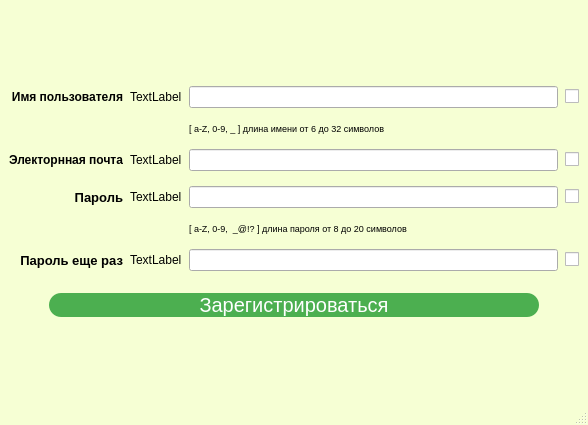
<?xml version="1.0" encoding="UTF-8"?>
<ui version="4.0">
 <class>RegistrationWindow</class>
 <widget class="QMainWindow" name="RegistrationWindow">
  <property name="geometry">
   <rect>
    <x>0</x>
    <y>0</y>
    <width>588</width>
    <height>425</height>
   </rect>
  </property>
  <property name="sizePolicy">
   <sizepolicy hsizetype="Fixed" vsizetype="Fixed">
    <horstretch>0</horstretch>
    <verstretch>0</verstretch>
   </sizepolicy>
  </property>
  <property name="windowTitle">
   <string>CarRentalClient</string>
  </property>
  <property name="styleSheet">
   <string notr="true">QMainWindow {
background-color: rgb(246, 255, 212);
}</string>
  </property>
  <widget class="QWidget" name="centralwidget">
   <layout class="QGridLayout" name="gridLayout_2">
    <item row="0" column="0">
     <layout class="QVBoxLayout" name="verticalLayout_3" stretch="2,1,0">
      <property name="spacing">
       <number>7</number>
      </property>
      <item>
       <layout class="QGridLayout" name="gridLayout">
        <property name="verticalSpacing">
         <number>15</number>
        </property>
        <item row="3" column="0">
         <widget class="QLabel" name="label_3">
          <property name="styleSheet">
           <string notr="true">QLabel{
	font-size: 10pt;
	font-weight: 600;
}</string>
          </property>
          <property name="text">
           <string>Пароль</string>
          </property>
          <property name="alignment">
           <set>Qt::AlignRight|Qt::AlignTrailing|Qt::AlignVCenter</set>
          </property>
         </widget>
        </item>
        <item row="0" column="3">
         <widget class="QCheckBox" name="usernameCheckbox">
          <property name="text">
           <string/>
          </property>
         </widget>
        </item>
        <item row="1" column="2">
         <widget class="QLabel" name="usernameClue">
          <property name="sizePolicy">
           <sizepolicy hsizetype="Fixed" vsizetype="Fixed">
            <horstretch>0</horstretch>
            <verstretch>0</verstretch>
           </sizepolicy>
          </property>
          <property name="styleSheet">
           <string notr="true">QLabel{
	font-size: 7pt;
}</string>
          </property>
          <property name="text">
           <string>[ a-Z, 0-9, _ ] длина имени от 6 до 32 символов </string>
          </property>
         </widget>
        </item>
        <item row="4" column="2">
         <widget class="QLabel" name="passwordClue">
          <property name="sizePolicy">
           <sizepolicy hsizetype="Fixed" vsizetype="Fixed">
            <horstretch>0</horstretch>
            <verstretch>0</verstretch>
           </sizepolicy>
          </property>
          <property name="styleSheet">
           <string notr="true">QLabel{
	font-size: 7pt;
}</string>
          </property>
          <property name="text">
           <string>[ a-Z, 0-9,  _@!? ] длина пароля от 8 до 20 символов</string>
          </property>
         </widget>
        </item>
        <item row="3" column="2">
         <widget class="QLineEdit" name="passwordLineEdit"/>
        </item>
        <item row="0" column="2">
         <widget class="QLineEdit" name="usernameLineEdit"/>
        </item>
        <item row="3" column="3">
         <widget class="QCheckBox" name="passwordCheckbox">
          <property name="text">
           <string/>
          </property>
         </widget>
        </item>
        <item row="5" column="3">
         <widget class="QCheckBox" name="confirmPasswordCheckbox">
          <property name="text">
           <string/>
          </property>
         </widget>
        </item>
        <item row="2" column="0">
         <widget class="QLabel" name="label_2">
          <property name="styleSheet">
           <string notr="true">QLabel{
	font-size: 9pt;
	font-weight: 600;
}</string>
          </property>
          <property name="text">
           <string>Электорнная почта</string>
          </property>
          <property name="alignment">
           <set>Qt::AlignRight|Qt::AlignTrailing|Qt::AlignVCenter</set>
          </property>
         </widget>
        </item>
        <item row="5" column="0">
         <widget class="QLabel" name="label_4">
          <property name="styleSheet">
           <string notr="true">QLabel{
	font-size: 10pt;
	font-weight: 600;
}</string>
          </property>
          <property name="text">
           <string>Пароль еще раз</string>
          </property>
          <property name="alignment">
           <set>Qt::AlignRight|Qt::AlignTrailing|Qt::AlignVCenter</set>
          </property>
         </widget>
        </item>
        <item row="2" column="2">
         <widget class="QLineEdit" name="emailLineEdit"/>
        </item>
        <item row="5" column="2">
         <widget class="QLineEdit" name="confirmPasswordLineEdit"/>
        </item>
        <item row="2" column="3">
         <widget class="QCheckBox" name="emailCheckbox">
          <property name="text">
           <string/>
          </property>
         </widget>
        </item>
        <item row="0" column="0">
         <widget class="QLabel" name="label">
          <property name="styleSheet">
           <string notr="true">QLabel{
	font-size: 9pt;
	font-weight: 600;
}</string>
          </property>
          <property name="text">
           <string>Имя пользователя</string>
          </property>
          <property name="alignment">
           <set>Qt::AlignRight|Qt::AlignTrailing|Qt::AlignVCenter</set>
          </property>
         </widget>
        </item>
        <item row="3" column="1">
         <widget class="QLabel" name="passwordIcon">
          <property name="text">
           <string>TextLabel</string>
          </property>
         </widget>
        </item>
        <item row="2" column="1">
         <widget class="QLabel" name="emailIcon">
          <property name="text">
           <string>TextLabel</string>
          </property>
         </widget>
        </item>
        <item row="0" column="1">
         <widget class="QLabel" name="usernameIcon">
          <property name="text">
           <string>TextLabel</string>
          </property>
         </widget>
        </item>
        <item row="5" column="1">
         <widget class="QLabel" name="confirmPasswordIcon">
          <property name="text">
           <string>TextLabel</string>
          </property>
         </widget>
        </item>
       </layout>
      </item>
      <item>
       <spacer name="verticalSpacer">
        <property name="orientation">
         <enum>Qt::Vertical</enum>
        </property>
        <property name="sizeType">
         <enum>QSizePolicy::Fixed</enum>
        </property>
        <property name="sizeHint" stdset="0">
         <size>
          <width>20</width>
          <height>15</height>
         </size>
        </property>
       </spacer>
      </item>
      <item>
       <layout class="QGridLayout" name="gridLayout_3">
        <item row="0" column="1">
         <widget class="QPushButton" name="registratePushButton">
          <property name="styleSheet">
           <string notr="true">QPushButton{
	background-color: #4CAF50;
	color: white;
	border: none;
	text-align: center;
	text-decoration: none;
	display: inline-block;
	font-size: 20px;
	cursor: pointer;
	border-radius: 12px;
}</string>
          </property>
          <property name="text">
           <string>Зарегистрироваться</string>
          </property>
         </widget>
        </item>
        <item row="0" column="2">
         <spacer name="horizontalSpacer">
          <property name="orientation">
           <enum>Qt::Horizontal</enum>
          </property>
          <property name="sizeType">
           <enum>QSizePolicy::Fixed</enum>
          </property>
          <property name="sizeHint" stdset="0">
           <size>
            <width>40</width>
            <height>20</height>
           </size>
          </property>
         </spacer>
        </item>
        <item row="0" column="0">
         <spacer name="horizontalSpacer_2">
          <property name="orientation">
           <enum>Qt::Horizontal</enum>
          </property>
          <property name="sizeType">
           <enum>QSizePolicy::Fixed</enum>
          </property>
          <property name="sizeHint" stdset="0">
           <size>
            <width>40</width>
            <height>20</height>
           </size>
          </property>
         </spacer>
        </item>
       </layout>
      </item>
     </layout>
    </item>
   </layout>
  </widget>
  <widget class="QMenuBar" name="menubar">
   <property name="geometry">
    <rect>
     <x>0</x>
     <y>0</y>
     <width>588</width>
     <height>25</height>
    </rect>
   </property>
  </widget>
  <widget class="QStatusBar" name="statusbar"/>
 </widget>
 <resources/>
 <connections/>
</ui>
